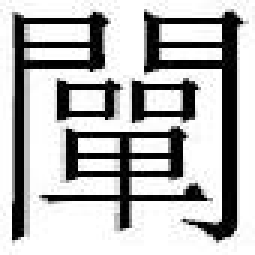
#> input picture train_00/chan1891/121samples11.JPG, 85 x 85 px (shown 3 times larger)
$ python -i CharacterDivide.py   (imports and definitions only)
#> lines starting #> are read from the running program, lines starting #| are printed output that depends on the picture; after the words box and inside, x2 and y2 are one past the last pixel; in counts of white or black regions, pixels touching at a corner belong together
import cv2
import numpy as np
# =========================================================================
HIOG = 50
VIOG = 3
Position = []
save_dir = r'C:/Users/Administrator/Desktop/bishe/MyDesign/read/'
base_dir = r'C:/Users/Administrator/Desktop/bishe/MyDesign/test/'

def getHProjection(image):
    hProjection = np.zeros(image.shape, np.uint8)
    # 获取图像大小
    (h, w) = image.shape
    # 统计像素个数
    h_ = [0] * h
    for y in range(h):
        for x in range(w):
            if image[y, x] == 255:
                h_[y] += 1
    # 绘制水平投影图像
    for y in range(h):
        for x in range(h_[y]):
            hProjection[y, x] = 255
    return h_

def getVProjection(image):
    vProjection = np.zeros(image.shape, np.uint8);
    (h, w) = image.shape
    w_ = [0] * w
    for x in range(w):
        for y in range(h):
            if image[y, x] == 255:
                w_[x] += 1
    for x in range(w):
        for y in range(h - w_[x], h):
            vProjection[y, x] = 255
    return w_

def scan(vProjection, iog, pos=0):
    start = 0
    V_start = []
    V_end = []
    for i in range(len(vProjection)):
        if vProjection[i] > iog and start == 0:
            V_start.append(i)
            start = 1
        if vProjection[i] <= iog and start == 1:
            if i - V_start[-1] < pos:
                continue
            V_end.append(i)
            start = 0
    return V_start, V_end


def divide(url):
    # 读入原始图像
#> called with url = 'train_00/chan1891/121samples11.JPG'
    origineImage = cv2.imread(url)
#> origineImage is the input picture: shape (85, 85, 3); min 0, max 255, mean 180.9
    origineImage = cv2.resize(origineImage,(400,900))#多次尝试400,900最优
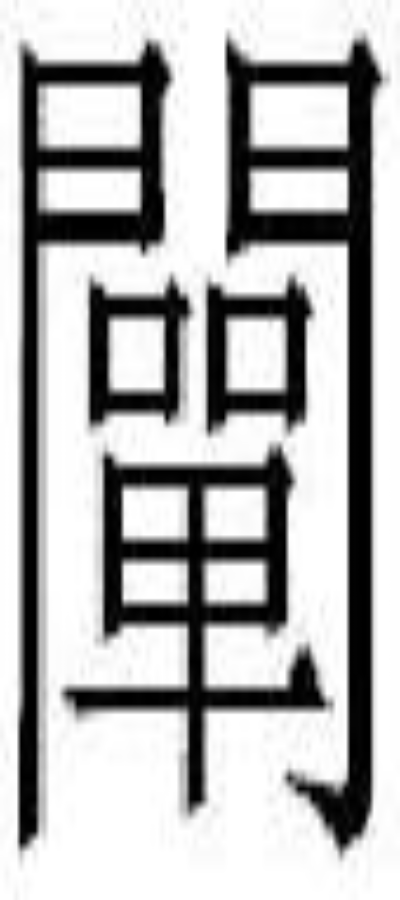
#> origineImage: shape (900, 400, 3); min 0, max 255, mean 180.7
    # 图像灰度化
    image = cv2.cvtColor(origineImage, cv2.COLOR_BGR2GRAY)
    # 将图片二值化
    retval, img = cv2.threshold(image, 127, 255, cv2.THRESH_BINARY_INV)
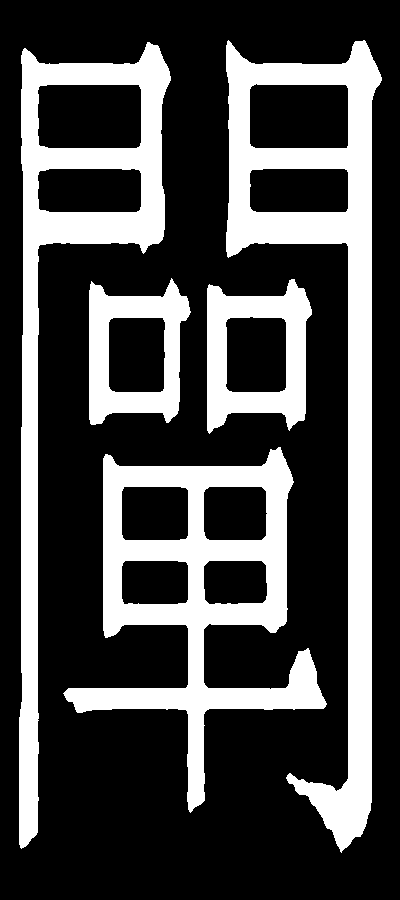
#> img: shape (900, 400); 28.1% white; 5 white regions, box (x1, y1, x2, y2) and area: (226, 40, 382, 853) 32838, (63, 447, 327, 813) 26995, (19, 42, 171, 849) 25672, (207, 279, 312, 434) 8235, (89, 278, 191, 425) 7402
    (h, w) = img.shape
#> h = 900; w = 400
    # 垂直投影
    V = getVProjection(img)
#> after the loop in getVProjection, `for x in range(w):`:
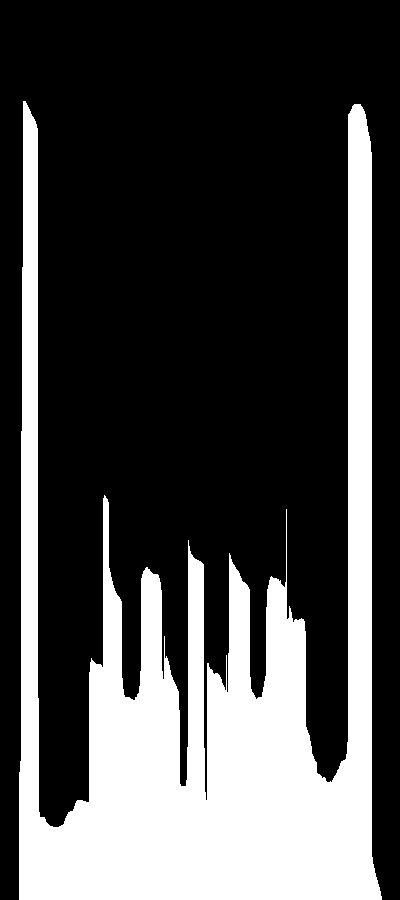
#> vProjection: shape (900, 400); 28.1% white; 1 white region, box (x1, y1, x2, y2) and area: (19, 101, 382, 900) 101142
#> V = 400 values, max 799 at index 23, min 0 at index 0, mean 252.9
    # 对垂直投影水平分割
    V_start, V_end = scan(V, HIOG)
#> the loop in scan, `for i in range(len(vProjection)):` made 400 passes
#> start on passes 20, 373: 1, 0
#> after the loop in scan, `for i in range(len(vProjection)):`: V_end = [372]; V_start = [19]; start = 0
#> V_start = [19]; V_end = [372]
    if len(V_start) > len(V_end):
        V_end.append(w - 5)
    # 分割行，分割之后再进行列分割并保存分割位置
    for i in range(len(V_end)):
        # 获取行图像
        if V_end[i] - V_start[i] < 15:
            continue
        cropImg = img[0:h, V_start[i]:V_end[i]]
        # 对行图像进行垂直投影
        H = getHProjection(cropImg)
        H_start, H_end = scan(H, VIOG, 40)
        if len(H_start) > len(H_end):
            H_end.append(h - 5)
        for pos in range(len(H_start)):
            # 再进行一次列扫描
            DcropImg = cropImg[H_start[pos]:H_end[pos], 0:w]
            d_h, d_w = DcropImg.shape
            sec_V = getVProjection(DcropImg)
            c1, c2 = scan(sec_V, 0)

            if len(c1) > len(c2):
                c2.append(d_w)
            x = 1
            while x < len(c1):
                if c1[x] - c2[x - 1] < 8:
                    c2.pop(x - 1)
                    c1.pop(x)
                    x -= 1
                x += 1
            if len(c1) == 1:
                Position.append([V_start[i], H_start[pos], V_end[i], H_end[pos]])
                crop = origineImage[H_start[pos]: H_end[pos], V_start[i]: V_end[i]]
                row = str(10 + int(pos))
                column = str(i)
                cv2.imwrite(save_dir + row + '_' + column + '.jpg', crop)
#> this loop made 1 pass
#> H_start on pass 1: [41]
#> pass 1, in divide, `cropImg = img[0:h, V_start[i]:V_end[i]]`:
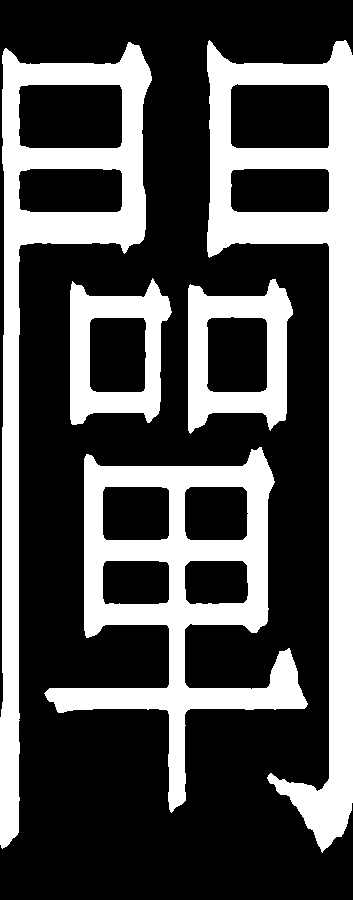
#> cropImg: shape (900, 353); 31.8% white; 5 white regions, box (x1, y1, x2, y2) and area: (207, 40, 353, 853) 32615, (44, 447, 308, 813) 26995, (0, 42, 152, 849) 25672, (188, 279, 293, 434) 8235, (70, 278, 172, 425) 7402
#> pass 1, in divide, `cv2.imwrite(save_dir + row + '_' + column + '.jpg', crop)`:
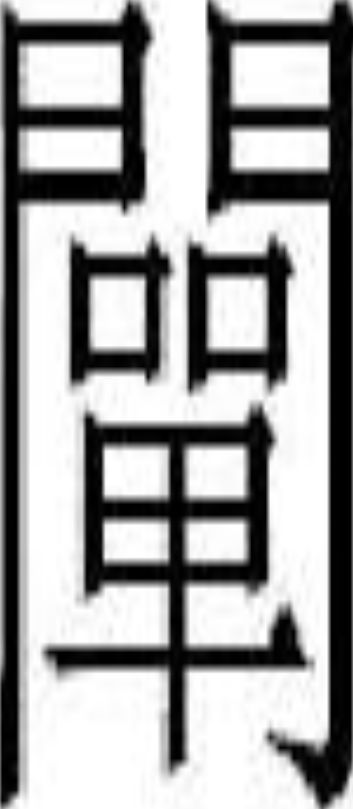
#> saved as 10_0.jpg: shape (809, 353, 3); min 0, max 255, mean 163
#> after the loop:
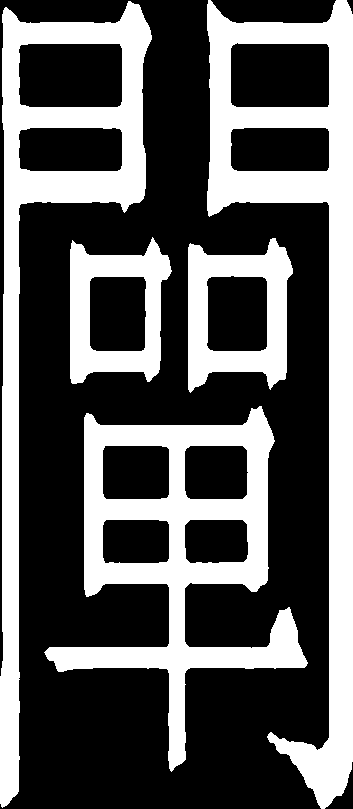
#> DcropImg: shape (809, 353); 35.3% white; 5 white regions, box (x1, y1, x2, y2) and area: (207, 0, 353, 809) 32606, (44, 406, 308, 772) 26995, (0, 1, 152, 808) 25672, (188, 238, 293, 393) 8235, (70, 237, 172, 384) 7402
#> after the loop, Position = [[19, 41, 372, 850]]
    return int(row),int(column)
            # [13 lines of commented-out code are left out]

>>> result = divide('train_00/chan1891/121samples11.JPG')
#> result = (10, 0)

$ run again, on train_00/chan1891/122samples11.JPG
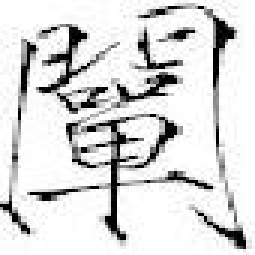
#> input picture train_00/chan1891/122samples11.JPG, 85 x 85 px (shown 3 times larger)
#> in divide, origineImage is the input picture: shape (85, 85, 3); min 0, max 255, mean 217.3
#> origineImage: shape (900, 400, 3)
#> img: shape (900, 400); 11.9% white; 47 white regions (12 under 20 px), largest, box (x1, y1, x2, y2) and area: (134, 413, 224, 849) 7080, (59, 88, 151, 329) 5270, (323, 35, 370, 320) 3974
#> after the loop in getVProjection, `for x in range(w):`:
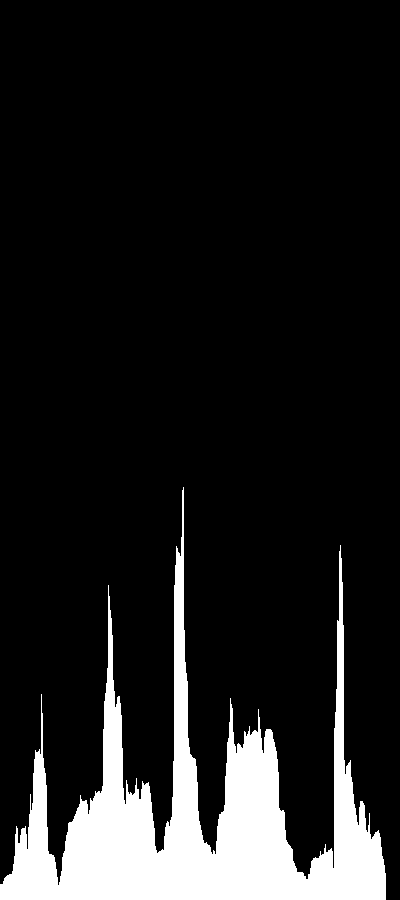
#> vProjection: shape (900, 400); 11.9% white; 1 white region, box (x1, y1, x2, y2) and area: (0, 487, 386, 900) 42757
#> V = 400 values, max 413 at index 183, min 0 at index 386, mean 106.9
#> the loop in scan, `for i in range(len(vProjection)):` made 400 passes
#> start on passes 16, 49, 66, 157, 163, 164, 165, 212: 1, 0, 1, 0, 1, 0, 1, 0
#> after the loop in scan, `for i in range(len(vProjection)):`: V_end = [48, 156, 163, 211, 293, 326, 332, 382]; V_start = [15, 65, 162, 164, 216, 324, 330, 334]; start = 0
#> in divide, `V_start, V_end = scan(V, HIOG)`: V_start = [15, 65, 162, 164, 216, 324, 330, 334]; V_end = [48, 156, 163, 211, 293, 326, 332, 382]
#> the loop in divide, `for i in range(len(V_end)):` made 8 passes
#> H_start on passes 1, 2, 4, 5, 8: [148, 380, 540, 711], [88, 433, 508, 656], [163, 298, 364, 414], [21, 102, 257, 403, 604], [57, 444, 583, 710, 791]
#> after the loop in divide, `for i in range(len(V_end)):`:
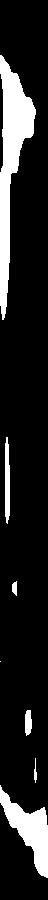
#> cropImg: shape (900, 48); 14.4% white; 7 white regions (1 under 20 px), largest, box (x1, y1, x2, y2) and area: (0, 55, 36, 320) 3808, (0, 785, 48, 878) 1798, (5, 437, 10, 524) 374, (25, 710, 32, 736) 151, (12, 581, 17, 596) 58, (34, 758, 37, 783) 44
#> after the loop in divide, `for i in range(len(V_end)):`: Position = 20 items, first 6: [15, 148, 48, 337], [15, 380, 48, 422], [15, 540, 48, 580], [15, 711, 48, 825], [65, 88, 156, 400], [65, 433, 156, 498]
#> result = (14, 7)

$ run again, on train_00/chan1891/123samples11.JPG
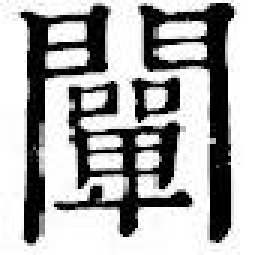
#> input picture train_00/chan1891/123samples11.JPG, 85 x 85 px (shown 3 times larger)
#> in divide, origineImage is the input picture: shape (85, 85, 3); min 0, max 255, mean 171.2
#> origineImage: shape (900, 400, 3)
#> img: shape (900, 400); 32.2% white; 4 white regions, box (x1, y1, x2, y2) and area: (218, 11, 368, 858) 38294, (84, 286, 302, 836) 37128, (32, 17, 172, 862) 34314, (206, 273, 282, 434) 6253
#> after the loop in getVProjection, `for x in range(w):`:
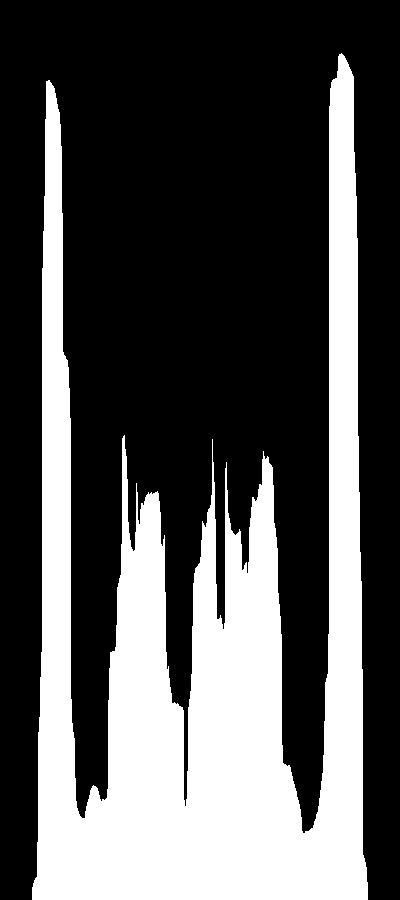
#> vProjection: shape (900, 400); 32.2% white; 1 white region, box (x1, y1, x2, y2) and area: (32, 53, 368, 900) 115989
#> V = 400 values, max 847 at index 341, min 0 at index 0, mean 290
#> the loop in scan, `for i in range(len(vProjection)):` made 400 passes
#> start on passes 38, 364: 1, 0
#> after the loop in scan, `for i in range(len(vProjection)):`: V_end = [363]; V_start = [37]; start = 0
#> in divide, `V_start, V_end = scan(V, HIOG)`: V_start = [37]; V_end = [363]
#> the loop in divide, `for i in range(len(V_end)):` made 1 pass
#> H_start on pass 1: [11]
#> after the loop in divide, `for i in range(len(V_end)):`:
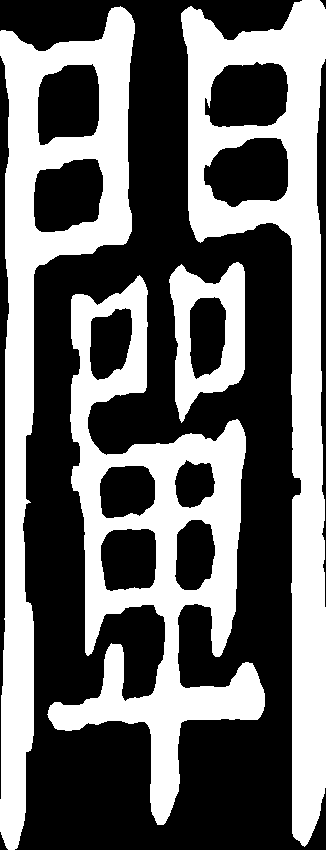
#> DcropImg: shape (850, 326); 41.8% white; 4 white regions, box (x1, y1, x2, y2) and area: (181, 0, 326, 847) 38118, (47, 275, 265, 825) 37128, (0, 6, 135, 850) 34217, (169, 262, 245, 423) 6253
#> after the loop in divide, `for i in range(len(V_end)):`: Position = [[37, 11, 363, 861]]
#> result = (10, 0)
